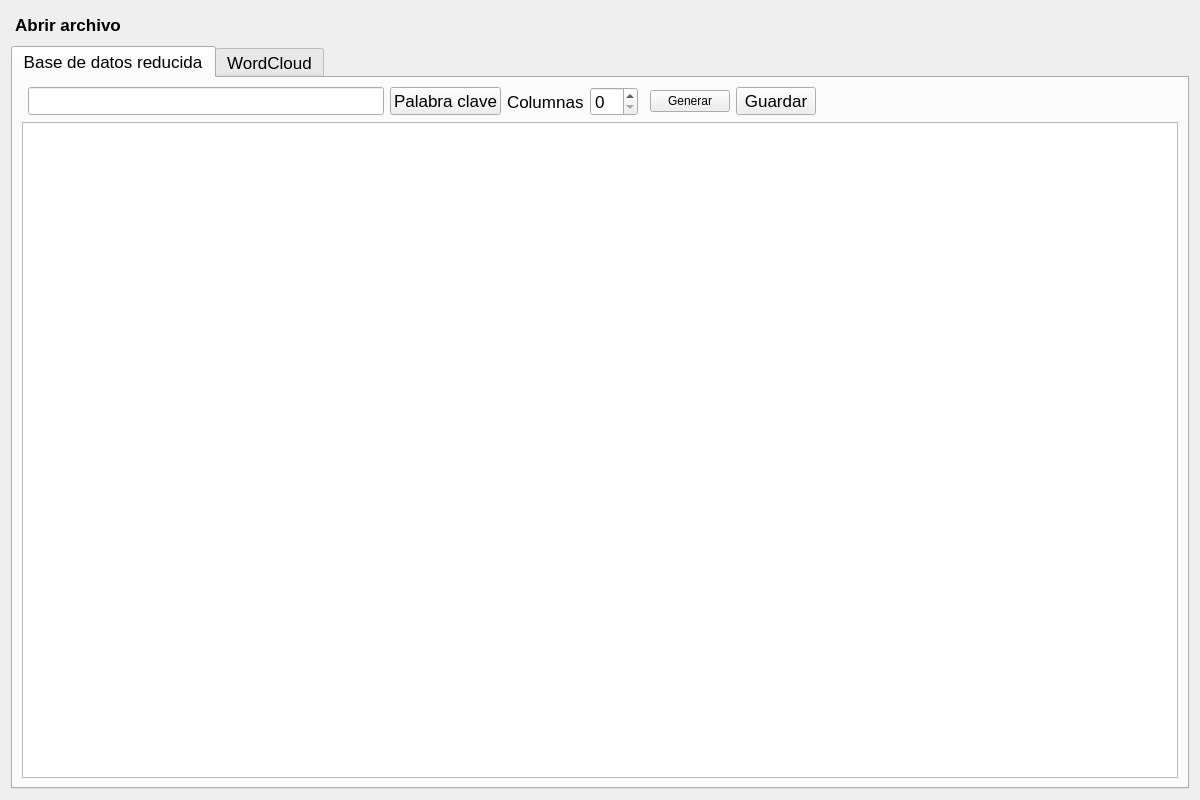
<?xml version="1.0" encoding="UTF-8"?>
<ui version="4.0">
 <class>Form</class>
 <widget class="QWidget" name="Form">
  <property name="geometry">
   <rect>
    <x>0</x>
    <y>0</y>
    <width>1200</width>
    <height>800</height>
   </rect>
  </property>
  <property name="windowTitle">
   <string>Form</string>
  </property>
  <property name="styleSheet">
   <string notr="true"/>
  </property>
  <layout class="QHBoxLayout" name="horizontalLayout">
   <item>
    <layout class="QGridLayout" name="gridLayout">
     <item row="1" column="1">
      <widget class="Line" name="line">
       <property name="orientation">
        <enum>Qt::Horizontal</enum>
       </property>
      </widget>
     </item>
     <item row="0" column="0" rowspan="2">
      <widget class="QPushButton" name="ButtonAbrir">
       <property name="sizePolicy">
        <sizepolicy hsizetype="Minimum" vsizetype="Fixed">
         <horstretch>0</horstretch>
         <verstretch>0</verstretch>
        </sizepolicy>
       </property>
       <property name="minimumSize">
        <size>
         <width>54</width>
         <height>26</height>
        </size>
       </property>
       <property name="font">
        <font>
         <pointsize>13</pointsize>
         <weight>75</weight>
         <bold>true</bold>
        </font>
       </property>
       <property name="styleSheet">
        <string notr="true">
selection-background-color: rgb(255, 68, 21);
border-color: rgb(255, 97, 100);</string>
       </property>
       <property name="text">
        <string>Abrir archivo</string>
       </property>
       <property name="checkable">
        <bool>false</bool>
       </property>
       <property name="autoRepeat">
        <bool>false</bool>
       </property>
       <property name="default">
        <bool>true</bool>
       </property>
       <property name="flat">
        <bool>true</bool>
       </property>
      </widget>
     </item>
     <item row="0" column="2">
      <spacer name="horizontalSpacer">
       <property name="orientation">
        <enum>Qt::Horizontal</enum>
       </property>
       <property name="sizeHint" stdset="0">
        <size>
         <width>40</width>
         <height>20</height>
        </size>
       </property>
      </spacer>
     </item>
     <item row="2" column="0" colspan="3">
      <widget class="QTabWidget" name="tabWidget">
       <property name="font">
        <font>
         <pointsize>13</pointsize>
        </font>
       </property>
       <property name="currentIndex">
        <number>0</number>
       </property>
       <widget class="QWidget" name="tab">
        <attribute name="title">
         <string>Base de datos reducida</string>
        </attribute>
        <layout class="QGridLayout" name="gridLayout_2">
         <item row="0" column="3">
          <widget class="QLabel" name="label">
           <property name="text">
            <string>Columnas</string>
           </property>
          </widget>
         </item>
         <item row="0" column="8">
          <spacer name="horizontalSpacer_2">
           <property name="orientation">
            <enum>Qt::Horizontal</enum>
           </property>
           <property name="sizeHint" stdset="0">
            <size>
             <width>40</width>
             <height>20</height>
            </size>
           </property>
          </spacer>
         </item>
         <item row="0" column="4">
          <widget class="QSpinBox" name="spinBox"/>
         </item>
         <item row="1" column="0" colspan="9">
          <widget class="QTableWidget" name="tableWidget"/>
         </item>
         <item row="0" column="6">
          <widget class="QPushButton" name="BtnGenerar">
           <property name="font">
            <font>
             <pointsize>9</pointsize>
            </font>
           </property>
           <property name="text">
            <string>Generar</string>
           </property>
          </widget>
         </item>
         <item row="0" column="1">
          <widget class="QLineEdit" name="FiltrarPalabra">
           <property name="text">
            <string/>
           </property>
          </widget>
         </item>
         <item row="0" column="2">
          <widget class="QPushButton" name="BtnPClave">
           <property name="text">
            <string>Palabra clave</string>
           </property>
          </widget>
         </item>
         <item row="0" column="7">
          <widget class="QPushButton" name="BtnGuardar">
           <property name="text">
            <string>Guardar</string>
           </property>
          </widget>
         </item>
        </layout>
       </widget>
       <widget class="QWidget" name="tab_2">
        <attribute name="title">
         <string>WordCloud</string>
        </attribute>
        <layout class="QGridLayout" name="gridLayout_3">
         <item row="1" column="0" colspan="2">
          <widget class="QFrame" name="frame">
           <property name="frameShape">
            <enum>QFrame::StyledPanel</enum>
           </property>
           <property name="frameShadow">
            <enum>QFrame::Raised</enum>
           </property>
          </widget>
         </item>
         <item row="0" column="2">
          <spacer name="horizontalSpacer_3">
           <property name="orientation">
            <enum>Qt::Horizontal</enum>
           </property>
           <property name="sizeHint" stdset="0">
            <size>
             <width>40</width>
             <height>20</height>
            </size>
           </property>
          </spacer>
         </item>
        </layout>
       </widget>
      </widget>
     </item>
    </layout>
   </item>
  </layout>
 </widget>
 <resources/>
 <connections/>
</ui>
